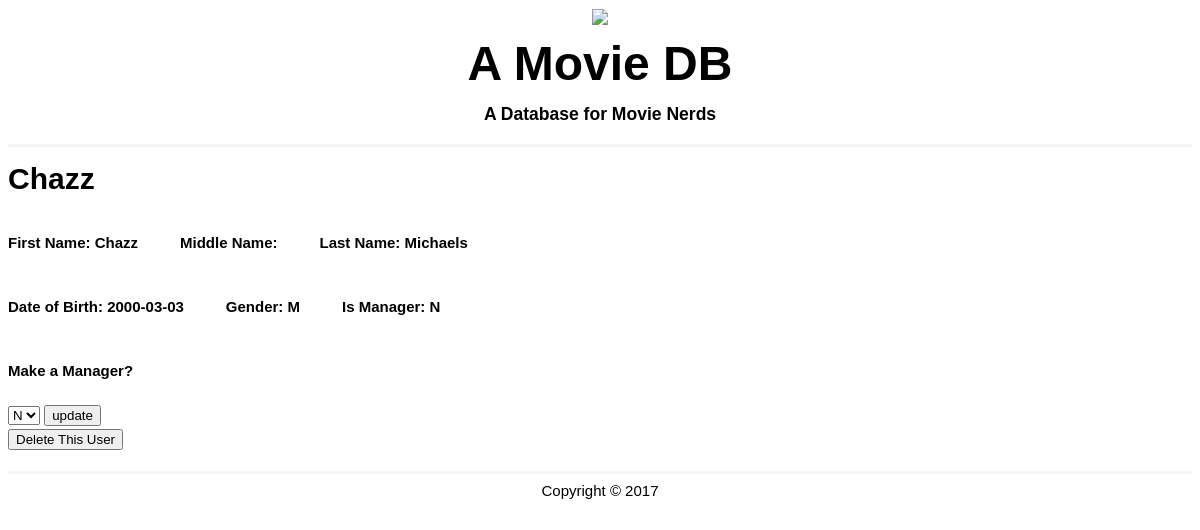
The app's page /movies/manageuser.php?serial=Chazz with its own data.
### tables this page shows
CREATE TABLE `users` (
  `usr_id` int(11) NOT NULL AUTO_INCREMENT,
  `username` varchar(25) NOT NULL,
  `password` varchar(20) NOT NULL,
  `fname` varchar(20) DEFAULT NULL,
  `mname` varchar(20) DEFAULT NULL,
  `lname` varchar(20) DEFAULT NULL,
  `dob` date DEFAULT NULL,
  `gender` char(1) DEFAULT NULL,
  `is_manager` char(1) DEFAULT NULL,
  PRIMARY KEY (`usr_id`)
);

### movies/manageuser.php (the view, shortened to what this page needs)
<?php
$host = 'localhost';
$db = 'movies';
$usr = 'root';
$pass = '';
$mng = "";
if (isset($_GET["serial"])){
	$mng = htmlspecialchars($_GET["serial"]);
}
$fname = "";
$mname = "";
$lname = "";
$dob = "";
$gender = "";
$is_manager = "";
$mysqli = new mysqli($host, $usr, $pass, $db);
$sql = "SELECT * FROM users WHERE username = '$mng'";
if($sql) {
	$data = $mysqli->query($sql) or die($mysqli->error.__LINE__);
	$details = mysqli_fetch_assoc($data);
	$fname = $details['fname'];
	$mname = $details['mname'];
	$lname = $details['lname'];
	$dob = $details['dob'];
	$gender = $details['gender'];
	$is_manager = $details['is_manager'];
}
?>
<!DOCTYPE html>
<html>
	<head>
	<link rel="stylesheet" href="css/style.css" type="text/css"/>
</head>
<body>
	<header>
		<div class="container">
			<div id="content">
    			<img src="reel.png" class="ribbon"/>
			</div>
			<h1><font size = "10">A Movie DB</font></h1>
			<h3>A Database for Movie Nerds</h3>
		</div>
	</header>
	<main>
		<h1><strong><b><?php echo $mng?></b></strong></h1>
		<div class="row">
  			<div class="col-md-12">
    			<div class="well inline-headers">
      			<h4>First Name: <?php echo $fname?></h4>
      			<h4>Middle Name: <?php echo $mname?> </h4>
      			<h4>Last Name: <?php echo $lname?></h4>
    			</div>
  			</div>
		</div>
		<div class="row">
  			<div class="col-md-12">
    			<div class="well inline-headers">
      			<h4>Date of Birth: <?php echo $dob?></h4>
      			<h4>Gender: <?php echo $gender?> </h4>
      			<h4>Is Manager: <?php echo $is_manager?>
      		</div>
  			</div>
		</div>
      <h4>Make a Manager? </h4>
      	<form name="search" method="POST" >
				<select name="update" id="update">
					<option value="N">N</option>
				</select>
				<input type="submit" value="update" />
			</form>
			<form name="delete" method="POST" >
				<input type="submit" name="delete" value="Delete This User" />
			</form>
	</main>
	<footer>
		<div class="container">
			Copyright &copy; 2017
		</div>
	</footer>
</body>
</html>

### movies/css/style.css (style rules this page uses)
body { font-family:arial; font-size:15px; line-height:1.6em; }
.container { width:60%; margin:0 auto; overflow:auto; }
header { text-align: center; border-bottom:3px #f4f4f4 solid; }
footer { border-top:3px #f4f4f4 solid; text-align:center; padding-top:5px; }
main { padding-bottom:20px; }

### movies/manageuser.php (style rules this page uses)
.inline-headers h4 { display: inline-block; vertical-align: baseline; padding-right: 1cm; }

### records on screen
users: fname "Chazz", lname "Michaels", dob "2000-03-03", gender "M", is_manager "N"

### other values on screen
$mng "Chazz"
